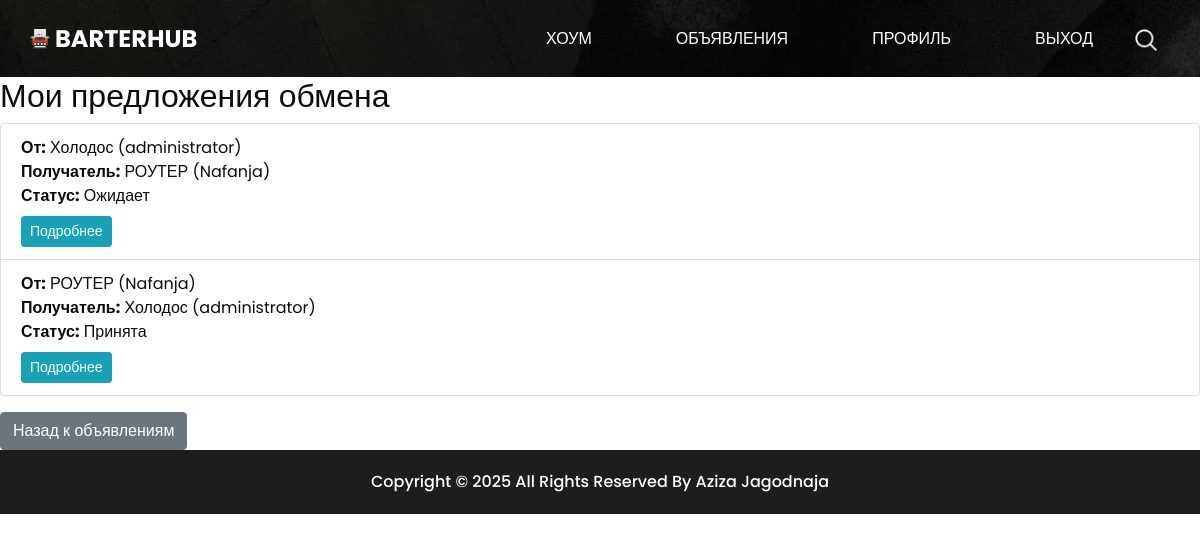
The page /proposals/ (signed in) on the database its author committed.
### ads/models.py (models this page shows, shortened)
class ExchangeProposal(models.Model):
    STATUS_CHOICES = [
        ('pending', 'Ожидает'),
        ('accepted', 'Принята'),
        ('rejected', 'Отклонена')
    ]
    ad_sender = models.ForeignKey(Ad, related_name='sent_proposals', on_delete=models.CASCADE)
    ad_receiver = models.ForeignKey(Ad, related_name='received_proposals', on_delete=models.CASCADE)
    comment = models.TextField(blank=True)
    status = models.CharField(max_length=10, choices=STATUS_CHOICES, default='pending')
    created_at = models.DateTimeField(auto_now_add=True)

class Ad(models.Model):
    CONDITION_CHOICES = [
        ('new', 'Новый'),
        ('used', 'Б/у')
    ]
    user = models.ForeignKey(User, on_delete=models.CASCADE)
    title = models.CharField('Наименование', max_length=255)
    description = models.TextField('Описание')
    image_url = models.URLField('URL изображения', blank=True, null=True)
    category = models.CharField('Категория', max_length=100)
    condition = models.CharField('Состояние', max_length=10, choices=CONDITION_CHOICES)
    created_at = models.DateTimeField('Дата создания', auto_now_add=True)

### ads/views.py (the view)
# urls.py: path('proposals/', views.exchange_proposals_list, name='proposal_list'),
@login_required
def exchange_proposals_list(request):
    proposals = ExchangeProposal.objects.filter(
        Q(ad_sender__user=request.user) |
        Q(ad_receiver__user=request.user)).distinct().order_by('-created_at')
    return render(request, 'ads/proposal_list.html', {'proposals': proposals})

### ads/templates/ads/proposal_list.html (shortened to what this page needs)
{% extends "ads/base.html" %}
{% block content %}
<h2>Мои предложения обмена</h2>
<ul class="list-group">
  {% for proposal in proposals %}
    <li class="list-group-item">
      <strong>От:</strong> {{ proposal.ad_sender.title }} ({{ proposal.ad_sender.user }})
      <br>
      <strong>Получатель:</strong> {{ proposal.ad_receiver.title }} ({{ proposal.ad_receiver.user }})
      <br>
      <strong>Статус:</strong> {{ proposal.get_status_display }}
      <br>
      <a href="{% url 'proposal_detail' pk=proposal.pk %}" class="btn btn-info btn-sm mt-2">Подробнее</a>
    </li>
  {% empty %}
    <p>У вас нет предложений.</p>
  {% endfor %}
</ul>
<a href="{% url 'ad_list' %}" class="btn btn-secondary mt-3">Назад к объявлениям</a>
{% endblock %}

### ads/static/ads/css/style.css (style rules this page uses)
body { font-family: 'Poppins', sans-serif; color: #0c0c0c; background-color: #ffffff; }
a, a:hover, a:focus { text-decoration: none; }
.btn, .btn:focus { outline: none !important; -webkit-box-shadow: none; box-shadow: none; }

### rows shown on the page
ExchangeProposal: ad_sender "Холодос", ad_sender.user "administrator", ad_receiver "РОУТЕР", ad_receiver.user "Nafanja", status "Ожидает"
ExchangeProposal: ad_sender "РОУТЕР", ad_sender.user "Nafanja", ad_receiver "Холодос", ad_receiver.user "administrator", status "Принята"
